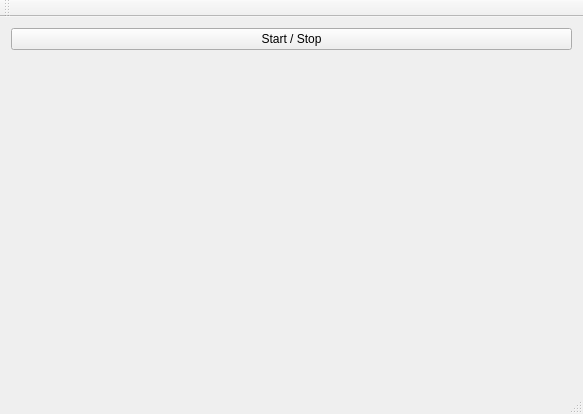
<?xml version="1.0" encoding="UTF-8"?>
<ui version="4.0">
 <class>MainWindow</class>
 <widget class="QMainWindow" name="MainWindow">
  <property name="geometry">
   <rect>
    <x>0</x>
    <y>0</y>
    <width>583</width>
    <height>414</height>
   </rect>
  </property>
  <property name="windowTitle">
   <string>MainWindow</string>
  </property>
  <widget class="QWidget" name="centralWidget">
   <layout class="QGridLayout" name="gridLayout">
    <item row="0" column="0">
     <widget class="QPushButton" name="pushButton">
      <property name="text">
       <string>Start / Stop</string>
      </property>
     </widget>
    </item>
    <item row="1" column="0">
     <widget class="QLabel" name="imageLabel">
      <property name="text">
       <string/>
      </property>
     </widget>
    </item>
   </layout>
  </widget>
  <widget class="QMenuBar" name="menuBar">
   <property name="geometry">
    <rect>
     <x>0</x>
     <y>0</y>
     <width>583</width>
     <height>21</height>
    </rect>
   </property>
  </widget>
  <widget class="QToolBar" name="mainToolBar">
   <attribute name="toolBarArea">
    <enum>TopToolBarArea</enum>
   </attribute>
   <attribute name="toolBarBreak">
    <bool>false</bool>
   </attribute>
  </widget>
  <widget class="QStatusBar" name="statusBar"/>
 </widget>
 <layoutdefault spacing="6" margin="11"/>
 <resources/>
 <connections/>
</ui>
